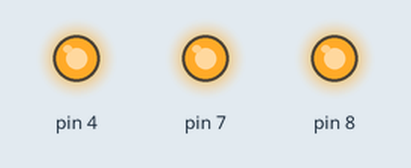
Simulated run of this sketch. Board: Arduino Uno, built with avr-gcc and run on an emulated ATmega328P. On the bench: output pins drawn as LEDs (lit = HIGH).

Above: at 0.5 s.
At 3.5 s:
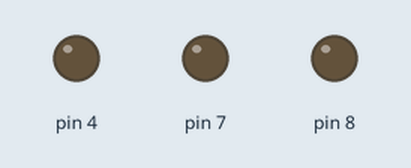
Timing chart, 0 to 4.6 s (numbered marks = the images above):
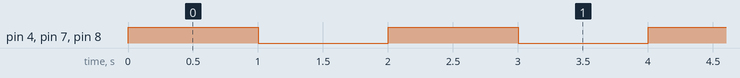

The sketch:

Traffic_Light_Code.ino
```cpp
// C++ code
//
void setup()
{
  pinMode(4,OUTPUT);
  pinMode(7,OUTPUT);
  pinMode(8,OUTPUT);
}

void loop()
{
  digitalWrite(4,HIGH);
  digitalWrite(7,HIGH);
  digitalWrite(8,HIGH);
  delay(1000); // Wait for 1000 millisecond(s)
  digitalWrite(4,LOW);
  digitalWrite(7,LOW);
  digitalWrite(8,LOW);
  delay(1000); // Wait for 1000 millisecond(s)
}
```

Measured:
- by itself, pin 4, pin 7, pin 8: alternates HIGH for 1.0 s and LOW for 1.0 s
